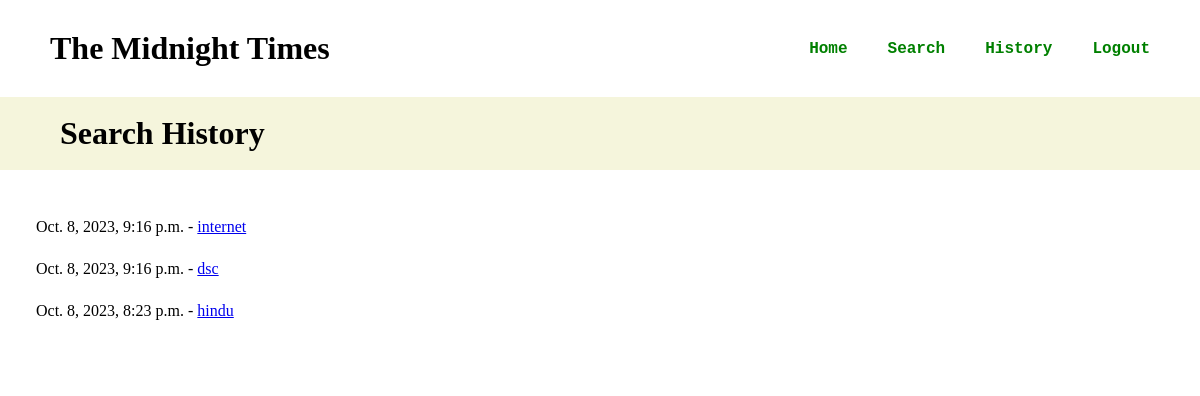
Screenshot of /search_history/ (signed in) with the database file from the repository.
### searchapp/models.py (models this page shows, shortened)
class SearchQuery(models.Model):
    query = models.CharField(max_length=255)
    created_at = models.DateTimeField(auto_now_add=True)
    user = models.ForeignKey(User, on_delete=models.CASCADE)

### searchapp/views.py (the view)
# urls.py: path('search_history/', views.search_history, name='search_history'),
@login_required
def search_history(request):
    user = request.user
    search_queries = SearchQuery.objects.filter(user=user).order_by('-created_at')
    return render(request, 'searchapp/search_history.html', {'search_queries': search_queries})

### searchapp/templates/searchapp/search_history.html
{% extends 'base.html' %}
{% block content %}
<div>
    <div id="searchform">
        <h1>Search History</h1>
    </div>
    <div class="search-results">
        <ul class="searchlist">
            {% for query in search_queries %}
                <li id="listitem">
                    {{ query.created_at }} - <a href="{% url 'search_results' query.id %}">{{ query.query }}</a>
                </li>
            {% endfor %}
        </ul>
    </div>
</div>
{% endblock %}

### searchapp/static/news_search/css/base.css (style rules this page uses)
* { margin: 0; padding: 0; box-sizing: border-box; }
html, body { width: 100%; height: 100%; }
#searchform { width: 100%; background-color: beige; padding: 1.5vw 5vw; }
.search-results { padding: 2vw 1vw; }
.searchlist { padding: 1vw; }
#listitem { border-radius: 5px; box-shadow: inset; padding: 1vw; list-style: none; }

### rows the page displays
SearchQuery: created_at "Oct. 8, 2023, 9:16 p.m.", query "internet"
SearchQuery: created_at "Oct. 8, 2023, 9:16 p.m.", query "dsc"
SearchQuery: created_at "Oct. 8, 2023, 8:23 p.m.", query "hindu"
